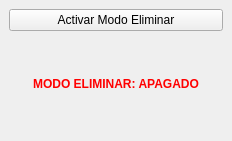
<?xml version="1.0" encoding="UTF-8"?>
<ui version="4.0">
 <class>EliminarPoligonosDockWidgetBase</class>
 <widget class="QDockWidget" name="EliminarPoligonosDockWidgetBase">
  <property name="geometry">
   <rect>
    <x>0</x>
    <y>0</y>
    <width>232</width>
    <height>141</height>
   </rect>
  </property>
  <property name="windowTitle">
   <string>EliminarPoligonos</string>
  </property>
  <widget class="QWidget" name="dockWidgetContents">
   <layout class="QGridLayout" name="gridLayout">
    <item row="0" column="0">
     <widget class="QPushButton" name="botonEliminar">
      <property name="text">
       <string>Activar Modo Eliminar</string>
      </property>
     </widget>
    </item>
    <item row="1" column="0">
     <widget class="QLabel" name="labelStatus">
      <property name="styleSheet">
       <string notr="true">color: rgb(255, 0, 0);
font: 8pt &quot;Bahnschrift&quot;;</string>
      </property>
      <property name="text">
       <string>&lt;html&gt;&lt;head/&gt;&lt;body&gt;&lt;p align=&quot;center&quot;&gt;&lt;span style=&quot; font-weight:600;&quot;&gt;MODO ELIMINAR: APAGADO&lt;/span&gt;&lt;/p&gt;&lt;/body&gt;&lt;/html&gt;</string>
      </property>
     </widget>
    </item>
   </layout>
  </widget>
 </widget>
 <resources/>
 <connections/>
</ui>
